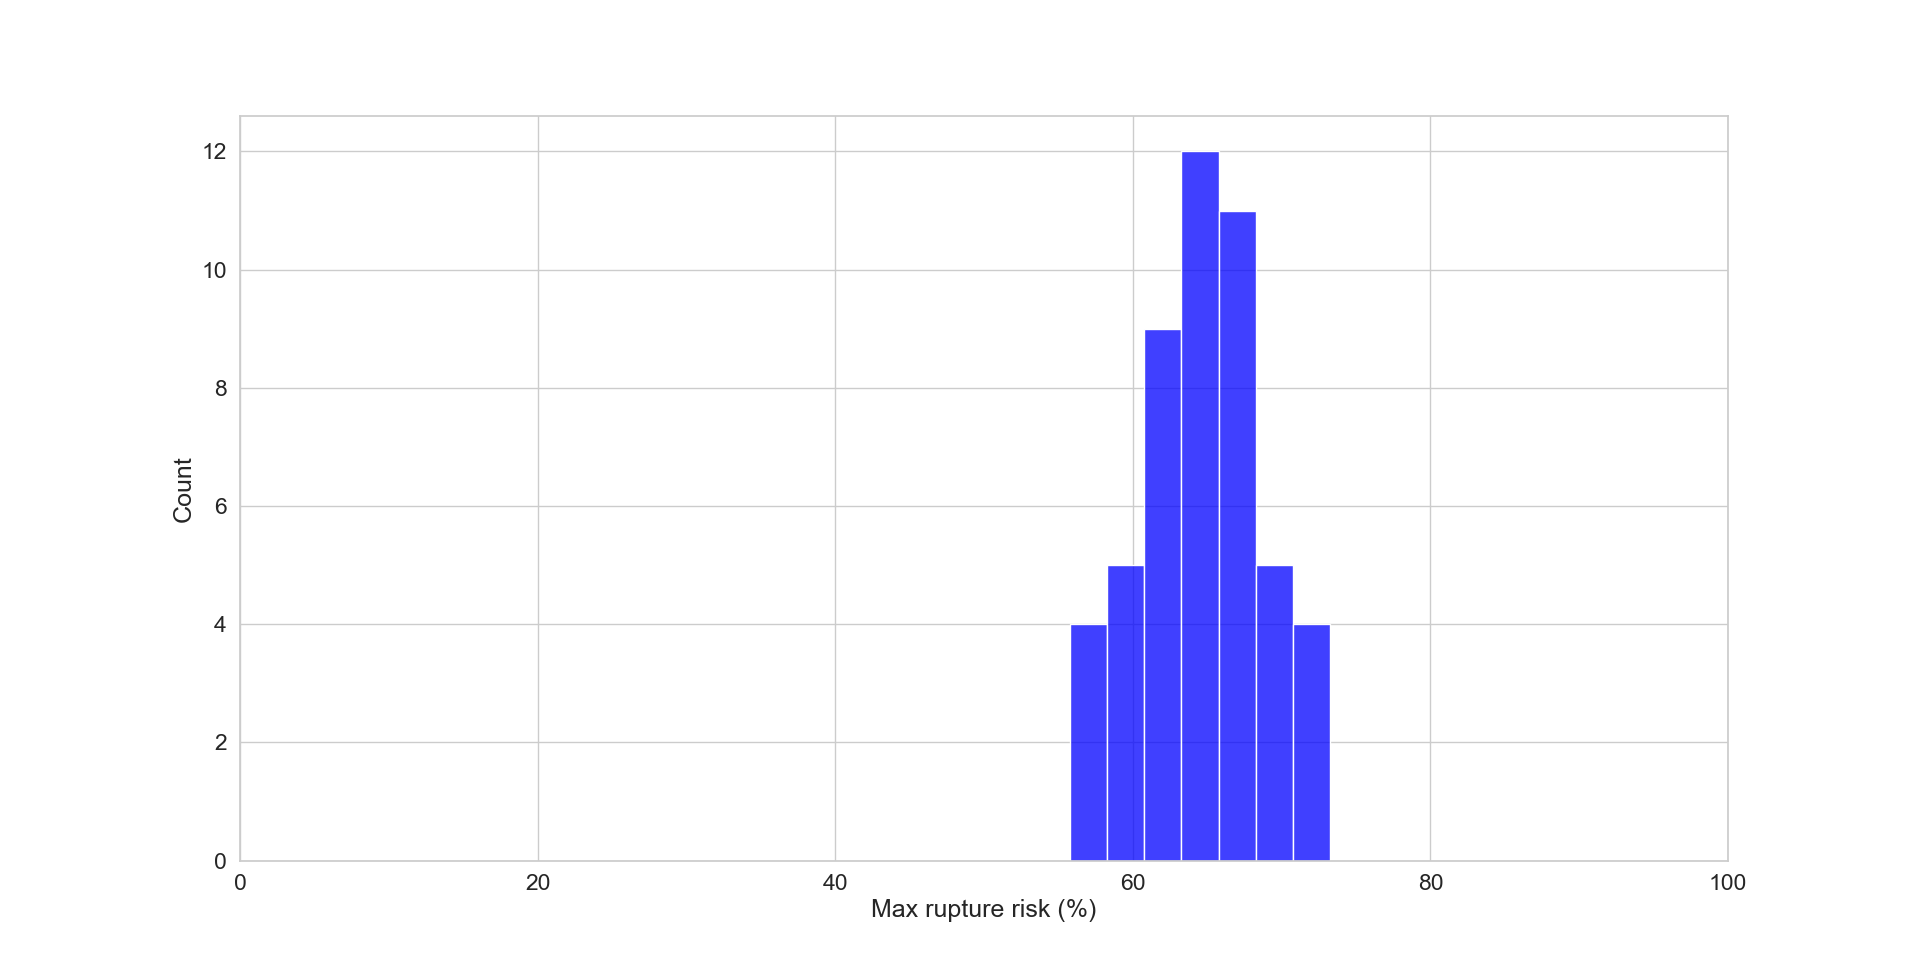

The Python source for this figure:
import pandas as pd
import seaborn as sns
import matplotlib.pyplot as plt
from pathlib import Path

# Load the data
data = pd.read_csv(Path(__file__).parent / 'data.csv')

# Apply filters similar to the SQL conditions
filtered_data = data[
    (data["Injection location"].isnull()) &
    (data["Blood pressure hypotension"] == 'normal') &
    (data["CVP pressure"] == 'normal')
]

# Set the seaborn theme for aesthetics
sns.set_theme(style="whitegrid", font_scale=1.5)

# Plot the histogram
plt.figure(figsize=(10, 6))
ax = sns.histplot(filtered_data['Max rupture risk (%)'], kde=False, color='blue')
plt.grid(True)

# Using plt.setp() to set multiple properties
plt.setp(ax, xlabel='Max rupture risk (%)', ylabel='Count', xlim=[0, 100])

# Show the plot
plt.show()
